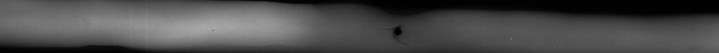
#> input picture house/227/weld/extract_498-F-125-12-0000.jpg, 719 x 53 px, shrunk from 2504 x 185 before the run, found by its file name
$ python '假片识别测试.py'
#> lines starting #> are read from the running program, lines starting #| are printed output that depends on the picture; after the words box and inside, x2 and y2 are one past the last pixel; in counts of white or black regions, pixels touching at a corner belong together
# [64 lines of commented-out code are left out]


import numpy as np
from skimage.color import rgb2gray
from scipy.ndimage.filters import gaussian_filter
from skimage.filters import threshold_otsu
from skimage.measure import label
import cv2
# from skimage.data import astronaut
from skimage.io import imsave,imread
import copy


# [75 lines left out: functions imFill, largestConnectComponent, getMaxRegion, not called in this run]


def xdog(im, gamma=0.98, phi=200, eps=-0.1, k=1.6, sigma=0.8, binarize=False):
    # Source : https://github.com/CemalUnal/XDoG-Filter
    # Reference : XDoG: An eXtended difference-of-Gaussians compendium including advanced image stylization
    # Link : http://citeseerx.ist.psu.edu/viewdoc/download?doi=10.1.1.365.151&rep=rep1&type=pdf
    try:
        if im.shape[2] == 3:
            im = rgb2gray(im)
    except Exception:
        pass
    imf1 = gaussian_filter(im, sigma)
    imf2 = gaussian_filter(im, sigma * k)
    imdiff = imf1 - gamma * imf2
    imdiff = (imdiff < eps) * 1.0  + (imdiff >= eps) * (1.0 + np.tanh(phi * imdiff))
    imdiff -= imdiff.min()
    imdiff /= imdiff.max()
    if binarize:
        th = threshold_otsu(imdiff)
        imdiff = imdiff >= th
    imdiff = imdiff.astype('float32')

    imgShape = imdiff.shape
    if imgShape[0]>imgShape[1]:
        imdiff[:,int(0.5*imgShape[1])] = 1
    else:
        imdiff[int(0.5*imgShape[0]),:] = 1
    # imFill(imdiff)
    return imdiff

# [33 lines left out: functions getShape, local_threshold, not called in this run]


def his(image):
    b, g, r = cv2.split(image)
    # 创建局部直方图均衡化
    clahe = cv2.createCLAHE(clipLimit=2.0, tileGridSize=(5, 5))
    # 对每一个通道进行局部直方图均衡化
    b = clahe.apply(b)
    g = clahe.apply(g)
    r = clahe.apply(r)
    # 合并处理后的三通道 成为处理后的图
    image = cv2.merge([b, g, r])

    return image


def process3(im):
    # im = cv2.imread(imgPath)
    im = his(im)
    im = cv2.cvtColor(im,cv2.COLOR_BGR2GRAY)
    imgIn = im / 255.0
    imgIn = xdog(imgIn, binarize=True,k=20)

        # imgIn = np.array(imgIn,dtype=np.uint8)*255
        # imgIn = self.getMaxRegion(self,imgIn)
    fe = imgIn * im
    fea2 = np.sum(fe,axis=1,dtype=np.float32)

    return fea2


# [85 lines left out: functions process, process2, smooth, nomarlLize, not called in this run]


    # return(r)


if __name__ == '__main__':
    p1 = 'D:\\testALg\\homework\\house\\227\\weld\\extract_498-F-125-12-0000.jpg'
    p2 = 'D:\\testALg\\homework\\house\\227\\weld\\extract_500-F-126-12-0000.jpg'

    # [20 lines of commented-out code are left out]


    import cv2
    import matplotlib.pyplot as plt

    i1 = imread(p1)
#> i1 is the input picture: shape (53, 719, 3); min 0, max 172, mean 74.6
    i2 = imread(p2)
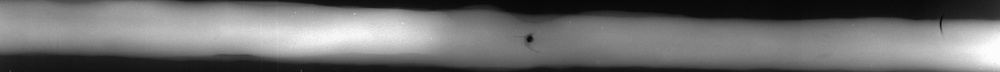
#> input picture house/227/weld/extract_500-F-126-12-0000.jpg, 1000 x 72 px, shrunk from 3481 x 250 before the run, found by its file name
#> i2 is the input picture: shape (72, 1000, 3); min 6, max 255, mean 109.7

    fea1 = process3(i1)
#> in xdog, `th = threshold_otsu(imdiff)`: th = 0.643
#> in xdog, `imdiff = imdiff >= th`: imdiff: shape (53, 719) bool; 64.1% white; 19 black regions (13 under 20 px), largest, box (x1, y1, x2, y2) and area: (23, 0, 719, 19) 7606, (0, 36, 715, 53) 5500, (381, 25, 412, 45) 310, (0, 11, 22, 20) 137, (45, 13, 59, 18) 32, (0, 23, 8, 30) 24
#> in xdog, `imdiff[int(0.5*imgShape[0]),:] = 1`: imdiff: shape (53, 719) float32; values 0 (black) and 1 (white), 64.2% white; 21 black regions (16 under 20 px), largest, box (x1, y1, x2, y2) and area: (23, 0, 719, 19) 7606, (0, 36, 715, 53) 5500, (381, 27, 412, 45) 295, (0, 11, 22, 20) 137, (45, 13, 59, 18) 32
#> in process3, `fe = imgIn * im`:
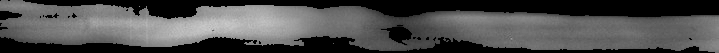
#> fe: shape (53, 719) float32; min 0, max 204, mean 76.1
#> in process3, `fea2 = np.sum(fe,axis=1,dtype=np.float32)`: fea2 = 53 values, max 92595 at index 22, min 451 at index 52, mean 54739.8
#> fea1 has the same summary as fea2 in process3
    fea2 = process3(i2)
#> in his (call 2), `b = clahe.apply(b)`:
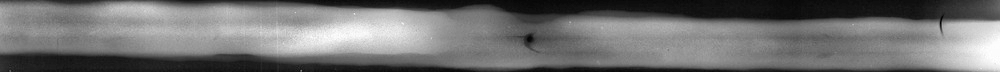
#> b: shape (72, 1000); min 2, max 255, mean 113.1
#> call 2 of xdog, with gamma = 0.98, phi = 200, eps = -0.1, k = 20, sigma = 0.8, binarize = True
#> in xdog (call 2), `imf2 = gaussian_filter(im, sigma * k)`:
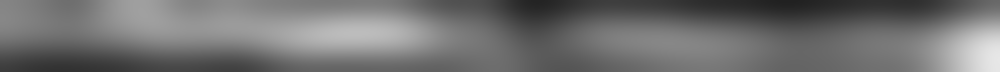
#> imf2: shape (72, 1000) float64; min 0.13, max 0.907, mean 0.444
#> in xdog (call 2), `imdiff = (imdiff < eps) * 1.0  + (imdiff >= eps) * (1.0 + np.tanh(phi ..`:
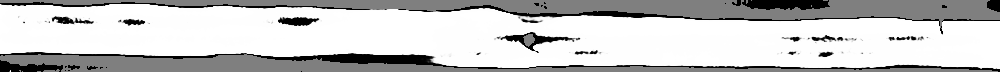
#> imdiff: shape (72, 1000) float64; min 0, max 2, mean 1.55; drawn with min black and max white
#> in xdog (call 2), `th = threshold_otsu(imdiff)`: th = 0.682
#> in xdog (call 2), `imdiff = imdiff >= th`:
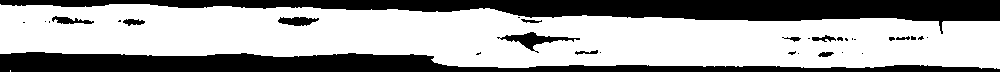
#> imdiff: shape (72, 1000) bool; 64.7% white; 32 black regions (20 under 20 px), largest, box (x1, y1, x2, y2) and area: (0, 0, 1000, 34) 13233, (0, 52, 1000, 72) 10654, (497, 32, 580, 53) 517
#> in xdog (call 2), `imdiff[int(0.5*imgShape[0]),:] = 1`: imdiff: shape (72, 1000) float32; values 0 (black) and 1 (white), 64.8% white; 35 black regions (22 under 20 px), largest, box (x1, y1, x2, y2) and area: (0, 0, 1000, 34) 13233, (0, 52, 1000, 72) 10654, (497, 37, 580, 53) 422
#> in process3 (call 2), `fe = imgIn * im`:
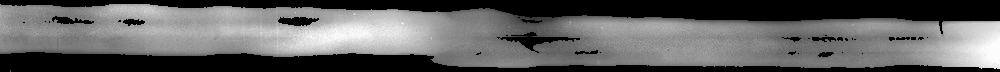
#> fe: shape (72, 1000) float32; min 0, max 255, mean 96
#> in process3 (call 2), `fea2 = np.sum(fe,axis=1,dtype=np.float32)`: fea2 = 72 values, max 161548 at index 29, min 0 at index 0, mean 95987.7

    # [55 lines of commented-out code are left out]


    r11 = fea1[int(0.25*len(fea1)):int(0.75*len(fea1))]
#> r11 = 26 values, max 92595 at index 9, min 50789 at index 0, mean 81042
    r22 = fea2[int(0.25*len(fea2)):int(0.75*len(fea2))]
#> r22 = 36 values, max 161548 at index 11, min 90586 at index 0, mean 141565.8

    # r11 = np.flipud(r11)   # test  2020.5.18

    res = cv2.matchTemplate(fea1, r22, cv2.TM_CCOEFF_NORMED)
#> res = 18 values, max 0.788 at index 9, min 0.107 at index 17, mean 0.536
    min_val1, max_val, _, _ = cv2.minMaxLoc(res)
#> min_val1 = 0.107; max_val = 0.788

    res2 = cv2.matchTemplate(fea2, r11, cv2.TM_CCOEFF_NORMED)
#> res2 = 47 values, max 0.873 at index 18, min -0.362 at index 27, mean 0.217
    min_val2, max_val2, _, _ = cv2.minMaxLoc(res2)
#> min_val2 = -0.362; max_val2 = 0.873


    # [5 lines of commented-out code are left out]

    print("焊缝A的形状为{}，焊缝B的形状为{}，".format(str(i1.shape),str(i2.shape))+"\n"+"初筛相似度{}，二次筛选相似度{}".format(str(round(0.5*(max_val+max_val2),4)),str(0.9791)))
#| 焊缝A的形状为(53, 719, 3)，焊缝B的形状为(72, 1000, 3)，
#| 初筛相似度0.8305，二次筛选相似度0.9791

    # [20 lines of commented-out code are left out]
